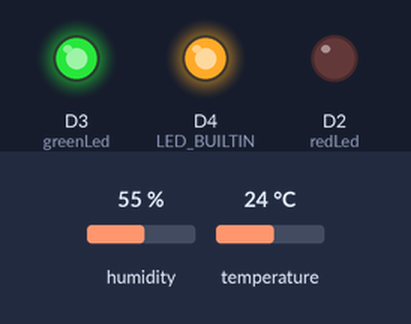
A program run on a simulated ESP8266 (NodeMCU). On the bench: output pins drawn as LEDs (lit = HIGH, except the on-board LED, lit = LOW). The inputs (shaded band) are chosen by the test bench; at power-on: humidity 55 %, temperature 24 °C. WiFi joins after 1.5 s; servers stay silent unless stated; the Firebase database answers and starts empty; what the program prints to the serial monitor is not drawn.

Above: at 0.1 s.
At 1.3 s:
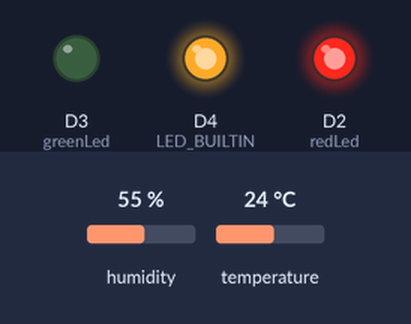
At 2.7 s:
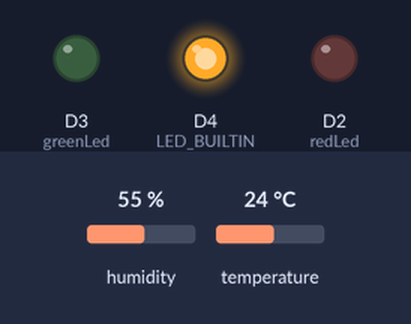
Timing chart, 0 to 4.2 s (numbered marks = the images above):
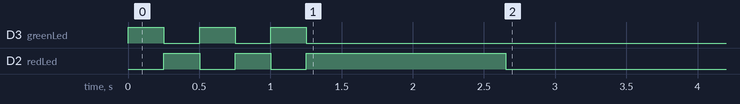

The program:

main.cpp
```cpp
#include <Arduino.h>
#include "DHT.h"
#if defined(ESP32)
#include <WiFi.h>
#elif defined(ESP8266)
#include <ESP8266WiFi.h>
#endif
#include <Firebase_ESP_Client.h>

#include "addons/TokenHelper.h"
#include "addons/RTDBHelper.h"

#define TEMPPIN D1

#define DHTTYPE DHT11

DHT dht(TEMPPIN, DHTTYPE);

#define WIFI_SSID "" // input your home or public wifi name
#define WIFI_PASSWORD ""

#define API_KEY ""
#define DATABASE_URL ""

// Define Firebase Data object
FirebaseData fbdo;

FirebaseAuth auth;
FirebaseConfig config;

unsigned long sendDataPrevMillis = 0;

bool signupOK = false;

int redLed = D2;
int greenLed = D3;

int temperatureValueCount = -1;
int ledState;

void manipulateLed(String path, int port)
{
  if (Firebase.RTDB.getInt(&fbdo, path))
  {
    if (fbdo.dataType() == "int")
    {
      ledState = fbdo.intData();
      Serial.print(path);
      Serial.print(" : ");
      Serial.println(ledState);
      if (ledState == 1)
      {
        digitalWrite(port, HIGH);
      }
      else
      {
        digitalWrite(port, LOW);
      }
    }
  }

  else
  {
    Serial.println(fbdo.errorReason());
  }
}

void setup()
{
  Serial.begin(115200);

  // start temperature and humidity sensor
  dht.begin();

  pinMode(redLed, OUTPUT);
  pinMode(greenLed, OUTPUT);

  WiFi.begin(WIFI_SSID, WIFI_PASSWORD);
  Serial.print("Connecting to Wi-Fi");

  pinMode(LED_BUILTIN, OUTPUT);
  bool on1 = false;
  bool on2 = true;

  while (WiFi.status() != WL_CONNECTED)
  {
    if (on1)
    {
      digitalWrite(redLed, HIGH);
    }
    else
    {
      digitalWrite(redLed, LOW);
    }

    if (on2)
    {
      digitalWrite(greenLed, HIGH);
    }
    else
    {
      digitalWrite(greenLed, LOW);
    }

    on1 = !on1;
    on2 = !on2;

    Serial.print(".");
    delay(250);
  }
  Serial.println();
  Serial.print("Connected with IP: ");
  Serial.println(WiFi.localIP());
  Serial.println();

  /* Assign the api key (required) */
  config.api_key = API_KEY;
  /* Assign the RTDB URL (required) */
  config.database_url = DATABASE_URL;

  /* Sign up */
  if (Firebase.signUp(&config, &auth, "", ""))
  {
    Serial.println("ok");
    signupOK = true;
  }
  else
  {
    Serial.printf("%s\n", config.signer.signupError.message.c_str());
  }

  config.token_status_callback = tokenStatusCallback;

  Firebase.begin(&config, &auth);
  Firebase.reconnectWiFi(true);
}

void loop()
{
  delay(1000);
  if (Firebase.ready() && signupOK)
  {
    manipulateLed("test/redled/state", redLed);
    manipulateLed("test/greenled/state", greenLed);
    if ((millis() - sendDataPrevMillis > 900000 || sendDataPrevMillis == 0))
    {
      sendDataPrevMillis = millis();

      if (temperatureValueCount == -1 && Firebase.RTDB.getInt(&fbdo, "test/temperature_value_count"))
      {
        if (fbdo.dataType() == "int")
        {
          temperatureValueCount = fbdo.intData();
        }
      }

      temperatureValueCount++;

      if (Firebase.RTDB.setInt(&fbdo, "test/temperature_value_count", temperatureValueCount))
      {
        Serial.println("INCREASED TEMPERATURE COUNT");
      }
      else
      {
        Serial.println("FAILED");
        Serial.println("REASON: " + fbdo.errorReason());
      }

      float humidity = dht.readHumidity(); // die Luftfeuchtigkeit auslesen und unter „Luftfeutchtigkeit“ speichern

      float temperature = dht.readTemperature();
      String temperaturePath = "test/temperatures/" + String(temperatureValueCount) + "/";

      if (Firebase.RTDB.setFloat(&fbdo, temperaturePath + "temperature", temperature) && Firebase.RTDB.setFloat(&fbdo, temperaturePath + "humidtity", humidity))
      {
        Serial.println("PASSED");
        Serial.println("PATH: " + fbdo.dataPath());
        Serial.println("TYPE: " + fbdo.dataType());
      }
      else
      {
        Serial.println("TEMP UPLOAD FAILED");
        Serial.println("REASON: " + fbdo.errorReason());
      }
    }
  }
}
```

Measured:
- by itself, D2 (redLed): goes LOW 0.25 s, HIGH 0.25 s, LOW 0.25 s, HIGH 1.4 s, then LOW
